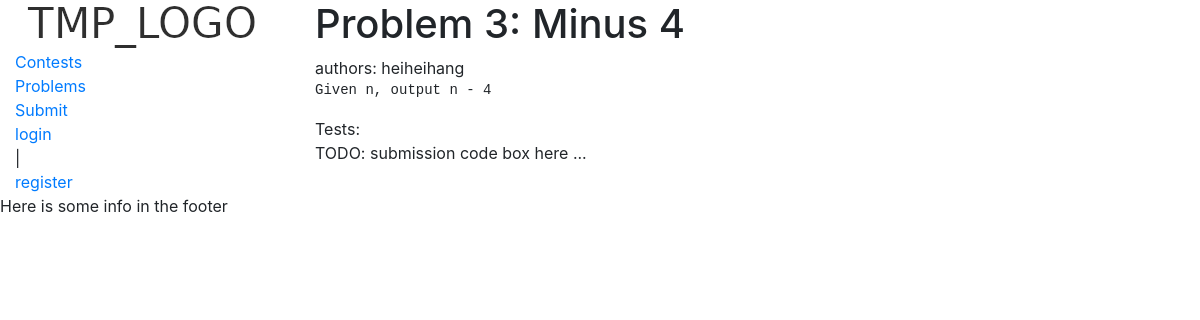
Page /problem/3/ on the committed database.
### problem/models.py (models this page shows, shortened)
class ProblemModel(models.Model):
    name = models.CharField(max_length=100)
    authors = models.ManyToManyField(get_user_model())
    creation_time = models.DateTimeField(auto_now_add=True)
    problem_statement = models.TextField()
    visibility = models.OneToOneField(VisibilityModel, on_delete=models.CASCADE)
    contests = models.ManyToManyField(ContestModel)
    def author_string(self):
        authors_names = [a.get_username() for a in self.authors.all()]
        authors_names.sort()
        num_of_authors = len(authors_names)
        if num_of_authors == 0:
            return 'None'
        elif num_of_authors == 1:
            return authors_names[0]
        else:
            return ', '.join(authors_names[:-1]) + ' and ' + authors_names[-1]
    def is_visible(self, user):
        if self.authors.filter(pk=user.pk).exists():
            return True
        if self.visibility.is_visible(user):
            return True
        contests = [c for c in self.contests.all() if c.contestants.filter(pk=user.pk).exists()]
        time_now = datetime.now().astimezone()
        contests = [c for c in contests if time_now >= c.start_time]
        return len(contests) > 0

### problem/views.py (the view, shortened to what this page needs)
# urls.py: path('<int:problem_id>/', views.problem_view, name='problem'),
def problem_view(request, problem_id):
    problem = get_object_or_404(ProblemModel, id=problem_id)
    if not problem.is_visible(request.user):
        return HttpResponseForbidden()
    example_suites = ProblemTestSuiteModel.objects.filter(problem=problem)
    examples = ProblemTestPairModel.objects.filter(suite__in=[suite.pk for suite in example_suites]).filter(visible=True)
    context = {
        'problem': problem,
        'is_author': problem.authors.filter(pk=request.user.pk).exists(),
        'examples': examples,
        }
    return render(request, 'problem/problem.html', context)

### visibility/models.py (called while the page is built)
    def is_visible(self, user):
        if self.mode == 'PUB':
            return True
        elif self.mode == 'TIME':
            if datetime.utcnow() >= self.release_time:
                return True
        elif self.mode == 'PRIV':
            pass
        else:
            raise NotImplementedError
        return self.whitelist.filter(pk=user.pk).exists()

### problem/templates/problem/problem.html (shortened to what this page needs)
{% extends 'base.html' %}
{% load static %}
{% block content %}
<div class="problem-header">
    <h1>{{ problem.name }}</h1>
</div>
<div class='authors'>
    authors: {{ problem.author_string }}
</div>
<pre><div class="problem-statement">{{ problem.problem_statement }}
</div></pre>
<div class="example">
    <div>Tests:</div>
</div>
<div class="submit">
    TODO: submission code box here
    ...
</div>
{% endblock %}

### rows in the picture
ProblemModel: name "Problem 3: Minus 4", author_string "heiheihang", problem_statement "Given n, output n - 4"
